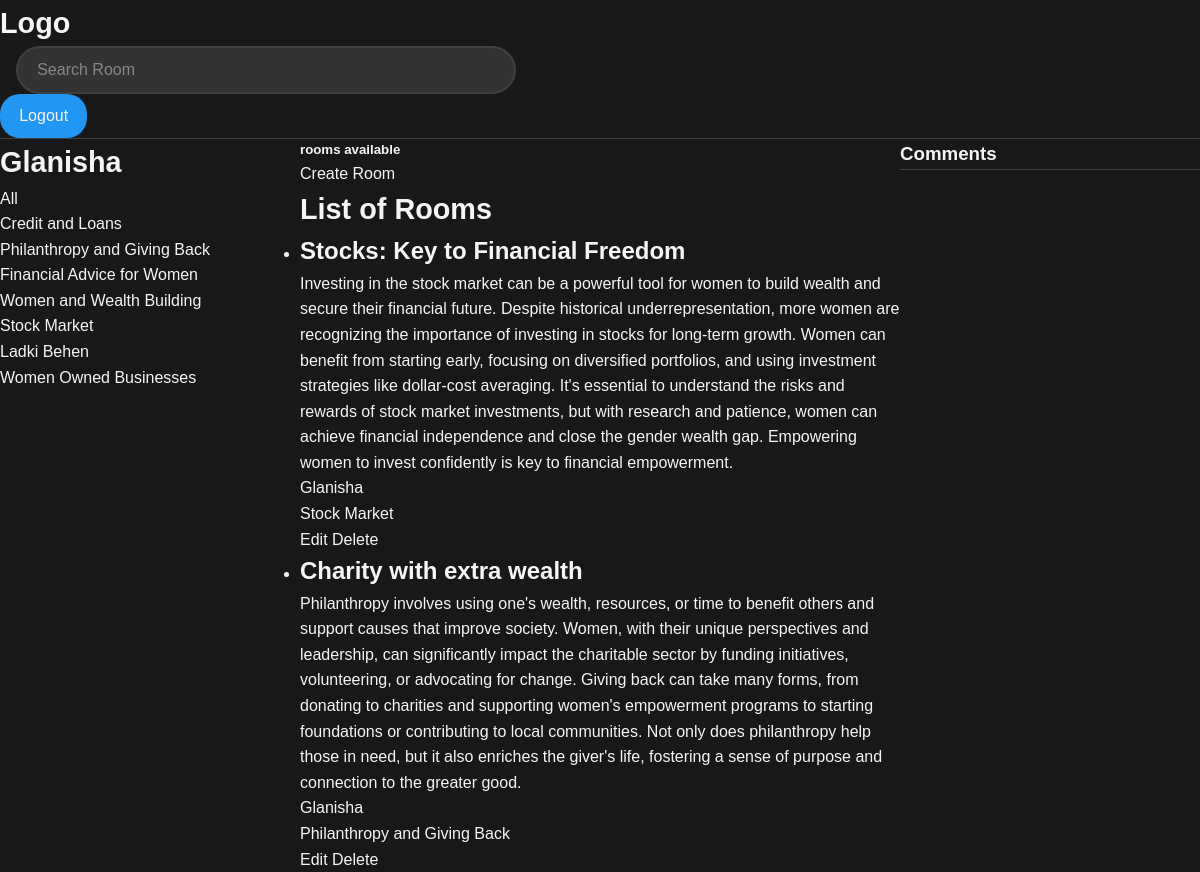
/profile/2/ (signed in), run on the app's committed database.
### base/models.py (models this page shows, shortened)
class Topic(models.Model):
    name=models.CharField(max_length=200)

class Room(models.Model):
    host=models.ForeignKey(User, on_delete=models.SET_NULL, null=True)
    topic=models.ForeignKey(Topic, on_delete=models.SET_NULL, null=True)
    name = models.CharField(max_length=200)
    description = models.TextField(null=True, blank=True)
    participants=models.ManyToManyField(User, related_name="participants", blank=True)
    updated = models.DateTimeField(auto_now=True)
    created = models.DateTimeField(auto_now_add=True)
    class Meta:
        ordering=["-updated", "-created"]

### base/views.py (the view)
# urls.py: path("profile/<str:pk>/", views.userprofile, name="user-profile"),
def userprofile(request, pk):
    user = User.objects.get(id=pk)
    rooms=user.room_set.all()
    topics=Topic.objects.all()
    room_messages=user.message_set.all()
    context = {"user": user, "rooms":rooms, "room_messages":room_messages, "topics":topics}
    return render(request, "base/profile.html", context)

### base/templates/base/profile.html (shortened to what this page needs)
{% extends 'main.html' %}
{%block content%}
<div class="container">
    <div>
<h1>{{user.username}}</h1>
{%include 'base/sidebar.html' %}
    </div>
    <div>
{%include 'base/roomsdisplay.html' %}
    </div>
    <div>
{%include 'base/commentdisplay.html' %}
    </div>
</div>
{%endblock%}

### base/templates/base/sidebar.html
<div>
    <a href="{% url 'base:home' %}">All</a>
  </div>
  <ul>
    {% for topic in topics %}
      <li><a href="{% url 'base:home' %}?q={{ topic.name }}">{{ topic.name }}</a></li>
    {% empty %}
      <p>No topics available.</p>
    {% endfor %}
  </ul>

### base/templates/base/roomsdisplay.html
<h5>{{room_count}} rooms available</h5>
<a href="{% url 'base:createRoom' %}">Create Room</a>
<h1>List of Rooms</h1>
<ul>
  {% for room in rooms %}
  <li>
    <a href="{% url 'base:room' room.id %}">
      <h2>{{ room.name }}</h2>
      <p>{{ room.description }}</p>
      {% if room.host %}
<a href="{% url 'base:user-profile' room.host.id %}">
  {{ room.host }}
</a>
{% else %}
<p>Host information not available</p>
{% endif %}
      <p>{{ room.topic.name }}</p>
    </a>
    {% if request.user == room.host %}
    <a href="{% url 'base:updateRoom' room.id %}">Edit</a>
    <a href="{% url 'base:deleteRoom' room.id %}">Delete</a>
    {% endif %}
  </li>
  {% empty %}
  <p>No rooms available.</p>
  {% endfor %}
</ul>

### static/styles/main.css (style rules this page uses)
* { margin: 0; padding: 0; box-sizing: border-box; }
body { font-family: Arial, sans-serif; background-color: #181818; color: #f5f5f5; line-height: 1.6; }
h1 { font-size: 1.8rem; font-weight: 700; color: #f5f5f5; text-decoration: none; }
a { text-decoration: none; color: inherit; transition: color 0.3s ease; }

### base/templates/base/profile.html (style rules this page uses)
.container { display: grid; grid-template-columns:1fr 2fr 1fr; }

### data on the page
Topic: name "Credit and Loans"
Topic: name "Philanthropy and Giving Back"
Topic: name "Financial Advice for Women"
Topic: name "Women and Wealth Building"
Topic: name "Stock Market"
Topic: name "Ladki Behen"
Topic: name "Women Owned Businesses"
Room: name "Stocks: Key to Financial Freedom", description "Investing in the stock market can be a powerful tool for women to build wealth and secure their financial future. Despite historical underrepresentation, more women are recognizing the importance of investing in stocks for long-term growth. Women can benefit from starting early, focusing on diversified portfolios, and using investment strategies like dollar-cost averaging. It's essential to understand the risks and rewards of stock market investments, but with research and patience, women can achieve financial independence and close the gender wealth gap. Empowering women to invest confidently is key to financial empowerment.", host "Glanisha", topic.name "Stock Market", shows "Edit"
Room: name "Charity with extra wealth", description "Philanthropy involves using one's wealth, resources, or time to benefit others and support causes that improve society. Women, with their unique perspectives and leadership, can significantly impact the charitable sector by funding initiatives, volunteering, or advocating for change. Giving back can take many forms, from donating to charities and supporting women's empowerment programs to starting foundations or contributing to local communities. Not only does philanthropy help those in need, but it also enriches the giver's life, fostering a sense of purpose and connection to the greater good.", host "Glanisha", topic.name "Philanthropy and Giving Back", shows "Edit"

### other printed values
{{ user.username }} "Glanisha"
